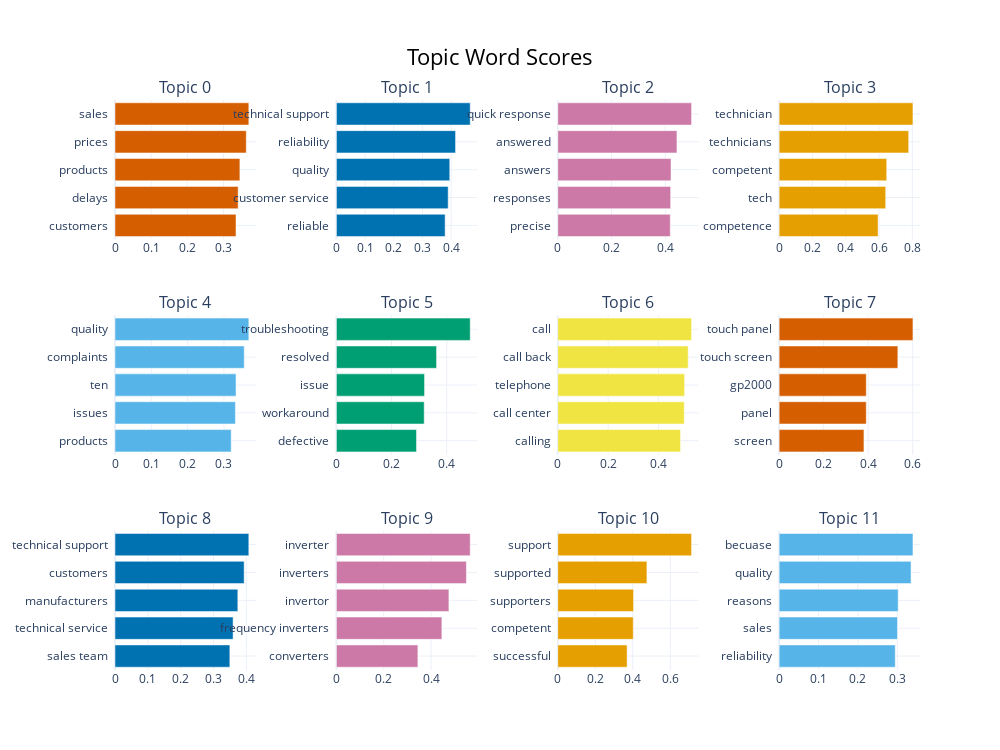

Source (notebook cell):
### Code cell
fig = topic_model.visualize_barchart(top_n_topics=12)
save_graph_html(fig, "../data/graphs/Clustering/global", "new_top_12_topics_barchart_viz")
fig

### Figure 1 — Plotly figure (JSON) as saved in the notebook; plotly's stock layout.template omitted (floating-point values rounded to 4 significant figures)
{"data": [{"marker": {"color": "#D55E00"}, "orientation": "h", "type": "bar", "x": [0.3346, 0.3405, 0.3453, 0.363, 0.37], "xaxis": "x", "y": ["customers  ", "delays  ", "products  ", "prices  ", "sales  "], "yaxis": "y"}, {"marker": {"color": "#0072B2"}, "orientation": "h", "type": "bar", "x": [0.379, 0.3896, 0.3951, 0.4153, 0.4663], "xaxis": "x2", "y": ["reliable  ", "customer service  ", "quality  ", "reliability  ", "technical support  "], "yaxis": "y2"}, {"marker": {"color": "#CC79A7"}, "orientation": "h", "type": "bar", "x": [0.4182, 0.4196, 0.4209, 0.4429, 0.4974], "xaxis": "x3", "y": ["precise  ", "responses  ", "answers  ", "answered  ", "quick response  "], "yaxis": "y3"}, {"marker": {"color": "#E69F00"}, "orientation": "h", "type": "bar", "x": [0.5944, 0.6402, 0.6461, 0.7781, 0.8038], "xaxis": "x4", "y": ["competence  ", "tech  ", "competent  ", "technicians  ", "technician  "], "yaxis": "y4"}, {"marker": {"color": "#56B4E9"}, "orientation": "h", "type": "bar", "x": [0.3199, 0.3315, 0.3332, 0.3558, 0.3685], "xaxis": "x5", "y": ["products  ", "issues  ", "ten  ", "complaints  ", "quality  "], "yaxis": "y5"}, {"marker": {"color": "#009E73"}, "orientation": "h", "type": "bar", "x": [0.2907, 0.3186, 0.3199, 0.3636, 0.4855], "xaxis": "x6", "y": ["defective  ", "workaround  ", "issue  ", "resolved  ", "troubleshooting  "], "yaxis": "y6"}, {"marker": {"color": "#F0E442"}, "orientation": "h", "type": "bar", "x": [0.4871, 0.5019, 0.5031, 0.5174, 0.5309], "xaxis": "x7", "y": ["calling  ", "call center  ", "telephone  ", "call back  ", "call  "], "yaxis": "y7"}, {"marker": {"color": "#D55E00"}, "orientation": "h", "type": "bar", "x": [0.3809, 0.3914, 0.3914, 0.5333, 0.601], "xaxis": "x8", "y": ["screen  ", "panel  ", "gp2000  ", "touch screen  ", "touch panel  "], "yaxis": "y8"}, {"marker": {"color": "#0072B2"}, "orientation": "h", "type": "bar", "x": [0.3497, 0.3597, 0.3741, 0.3933, 0.4076], "xaxis": "x9", "y": ["sales team  ", "technical service  ", "manufacturers  ", "customers  ", "technical support  "], "yaxis": "y9"}, {"marker": {"color": "#CC79A7"}, "orientation": "h", "type": "bar", "x": [0.3442, 0.4454, 0.4751, 0.5489, 0.565], "xaxis": "x10", "y": ["converters  ", "frequency inverters  ", "invertor  ", "inverters  ", "inverter  "], "yaxis": "y10"}, {"marker": {"color": "#E69F00"}, "orientation": "h", "type": "bar", "x": [0.3699, 0.4026, 0.4042, 0.4754, 0.7136], "xaxis": "x11", "y": ["successful  ", "competent  ", "supporters  ", "supported  ", "support  "], "yaxis": "y11"}, {"marker": {"color": "#56B4E9"}, "orientation": "h", "type": "bar", "x": [0.2951, 0.3008, 0.3025, 0.3352, 0.34], "xaxis": "x12", "y": ["reliability  ", "sales  ", "reasons  ", "quality  ", "becuase  "], "yaxis": "y12"}], "layout": {"annotations": [{"font": {"size": 16}, "showarrow": false, "text": "Topic 0", "x": 0.0875, "xanchor": "center", "xref": "paper", "y": 1, "yanchor": "bottom", "yref": "paper"}, {"font": {"size": 16}, "showarrow": false, "text": "Topic 1", "x": 0.3625, "xanchor": "center", "xref": "paper", "y": 1, "yanchor": "bottom", "yref": "paper"}, {"font": {"size": 16}, "showarrow": false, "text": "Topic 2", "x": 0.6375, "xanchor": "center", "xref": "paper", "y": 1, "yanchor": "bottom", "yref": "paper"}, {"font": {"size": 16}, "showarrow": false, "text": "Topic 3", "x": 0.9125, "xanchor": "center", "xref": "paper", "y": 1, "yanchor": "bottom", "yref": "paper"}, {"font": {"size": 16}, "showarrow": false, "text": "Topic 4", "x": 0.0875, "xanchor": "center", "xref": "paper", "y": 0.6222, "yanchor": "bottom", "yref": "paper"}, {"font": {"size": 16}, "showarrow": false, "text": "Topic 5", "x": 0.3625, "xanchor": "center", "xref": "paper", "y": 0.6222, "yanchor": "bottom", "yref": "paper"}, {"font": {"size": 16}, "showarrow": false, "text": "Topic 6", "x": 0.6375, "xanchor": "center", "xref": "paper", "y": 0.6222, "yanchor": "bottom", "yref": "paper"}, {"font": {"size": 16}, "showarrow": false, "text": "Topic 7", "x": 0.9125, "xanchor": "center", "xref": "paper", "y": 0.6222, "yanchor": "bottom", "yref": "paper"}, {"font": {"size": 16}, "showarrow": false, "text": "Topic 8", "x": 0.0875, "xanchor": "center", "xref": "paper", "y": 0.2444, "yanchor": "bottom", "yref": "paper"}, {"font": {"size": 16}, "showarrow": false, "text": "Topic 9", "x": 0.3625, "xanchor": "center", "xref": "paper", "y": 0.2444, "yanchor": "bottom", "yref": "paper"}, {"font": {"size": 16}, "showarrow": false, "text": "Topic 10", "x": 0.6375, "xanchor": "center", "xref": "paper", "y": 0.2444, "yanchor": "bottom", "yref": "paper"}, {"font": {"size": 16}, "showarrow": false, "text": "Topic 11", "x": 0.9125, "xanchor": "center", "xref": "paper", "y": 0.2444, "yanchor": "bottom", "yref": "paper"}], "height": 750, "hoverlabel": {"bgcolor": "white", "font": {"family": "Rockwell", "size": 16}}, "showlegend": false, "title": {"font": {"color": "Black", "size": 22}, "text": "Topic Word Scores", "x": 0.5, "xanchor": "center", "yanchor": "top"}, "width": 1000, "xaxis": {"anchor": "y", "domain": [0, 0.175], "showgrid": true}, "xaxis10": {"anchor": "y10", "domain": [0.275, 0.45], "showgrid": true}, "xaxis11": {"anchor": "y11", "domain": [0.55, 0.725], "showgrid": true}, "xaxis12": {"anchor": "y12", "domain": [0.825, 1], "showgrid": true}, "xaxis2": {"anchor": "y2", "domain": [0.275, 0.45], "showgrid": true}, "xaxis3": {"anchor": "y3", "domain": [0.55, 0.725], "showgrid": true}, "xaxis4": {"anchor": "y4", "domain": [0.825, 1], "showgrid": true}, "xaxis5": {"anchor": "y5", "domain": [0, 0.175], "showgrid": true}, "xaxis6": {"anchor": "y6", "domain": [0.275, 0.45], "showgrid": true}, "xaxis7": {"anchor": "y7", "domain": [0.55, 0.725], "showgrid": true}, "xaxis8": {"anchor": "y8", "domain": [0.825, 1], "showgrid": true}, "xaxis9": {"anchor": "y9", "domain": [0, 0.175], "showgrid": true}, "yaxis": {"anchor": "x", "domain": [0.7556, 1], "showgrid": true}, "yaxis10": {"anchor": "x10", "domain": [0, 0.2444], "showgrid": true}, "yaxis11": {"anchor": "x11", "domain": [0, 0.2444], "showgrid": true}, "yaxis12": {"anchor": "x12", "domain": [0, 0.2444], "showgrid": true}, "yaxis2": {"anchor": "x2", "domain": [0.7556, 1], "showgrid": true}, "yaxis3": {"anchor": "x3", "domain": [0.7556, 1], "showgrid": true}, "yaxis4": {"anchor": "x4", "domain": [0.7556, 1], "showgrid": true}, "yaxis5": {"anchor": "x5", "domain": [0.3778, 0.6222], "showgrid": true}, "yaxis6": {"anchor": "x6", "domain": [0.3778, 0.6222], "showgrid": true}, "yaxis7": {"anchor": "x7", "domain": [0.3778, 0.6222], "showgrid": true}, "yaxis8": {"anchor": "x8", "domain": [0.3778, 0.6222], "showgrid": true}, "yaxis9": {"anchor": "x9", "domain": [0, 0.2444], "showgrid": true}}}
